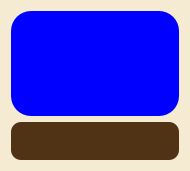
<?xml version="1.0" encoding="UTF-8"?>
<ui version="4.0">
 <class>tarjeta_comida_principal</class>
 <widget class="QWidget" name="tarjeta_comida_principal">
  <property name="geometry">
   <rect>
    <x>0</x>
    <y>0</y>
    <width>190</width>
    <height>171</height>
   </rect>
  </property>
  <property name="windowTitle">
   <string>Form</string>
  </property>
  <property name="styleSheet">
   <string notr="true">background-color:rgb(245,235,210);
border-radius:10;
padding:10;</string>
  </property>
  <layout class="QVBoxLayout" name="verticalLayout" stretch="9,3">
   <item>
    <widget class="QLabel" name="label">
     <property name="enabled">
      <bool>true</bool>
     </property>
     <property name="sizePolicy">
      <sizepolicy hsizetype="Ignored" vsizetype="Ignored">
       <horstretch>0</horstretch>
       <verstretch>0</verstretch>
      </sizepolicy>
     </property>
     <property name="styleSheet">
      <string notr="true">border-radius:20;
background-color:#0000ff;</string>
     </property>
     <property name="text">
      <string/>
     </property>
     <property name="pixmap">
      <pixmap resource="img.qrc">:/hamburguesa.jpeg</pixmap>
     </property>
     <property name="scaledContents">
      <bool>true</bool>
     </property>
     <property name="margin">
      <number>7</number>
     </property>
    </widget>
   </item>
   <item>
    <widget class="QLabel" name="label_2">
     <property name="font">
      <font>
       <pointsize>12</pointsize>
       <bold>true</bold>
      </font>
     </property>
     <property name="styleSheet">
      <string notr="true">background-color:rgb(80,50,20);</string>
     </property>
     <property name="lineWidth">
      <number>1</number>
     </property>
     <property name="midLineWidth">
      <number>0</number>
     </property>
     <property name="text">
      <string notr="true"/>
     </property>
     <property name="alignment">
      <set>Qt::AlignmentFlag::AlignCenter</set>
     </property>
    </widget>
   </item>
  </layout>
 </widget>
 <resources>
  <include location="img.qrc"/>
 </resources>
 <connections/>
</ui>
